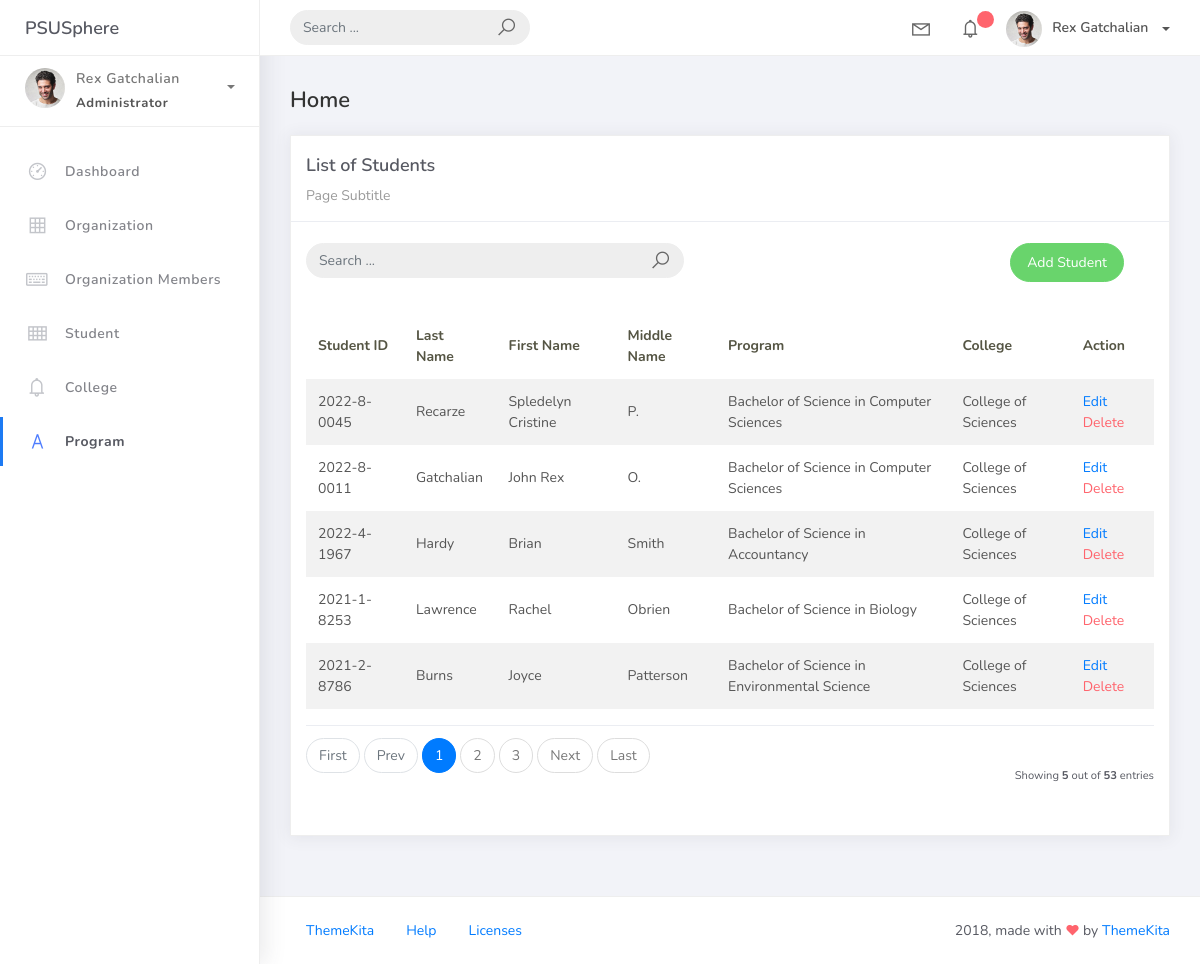
The page /student/ on the database as committed earlier.
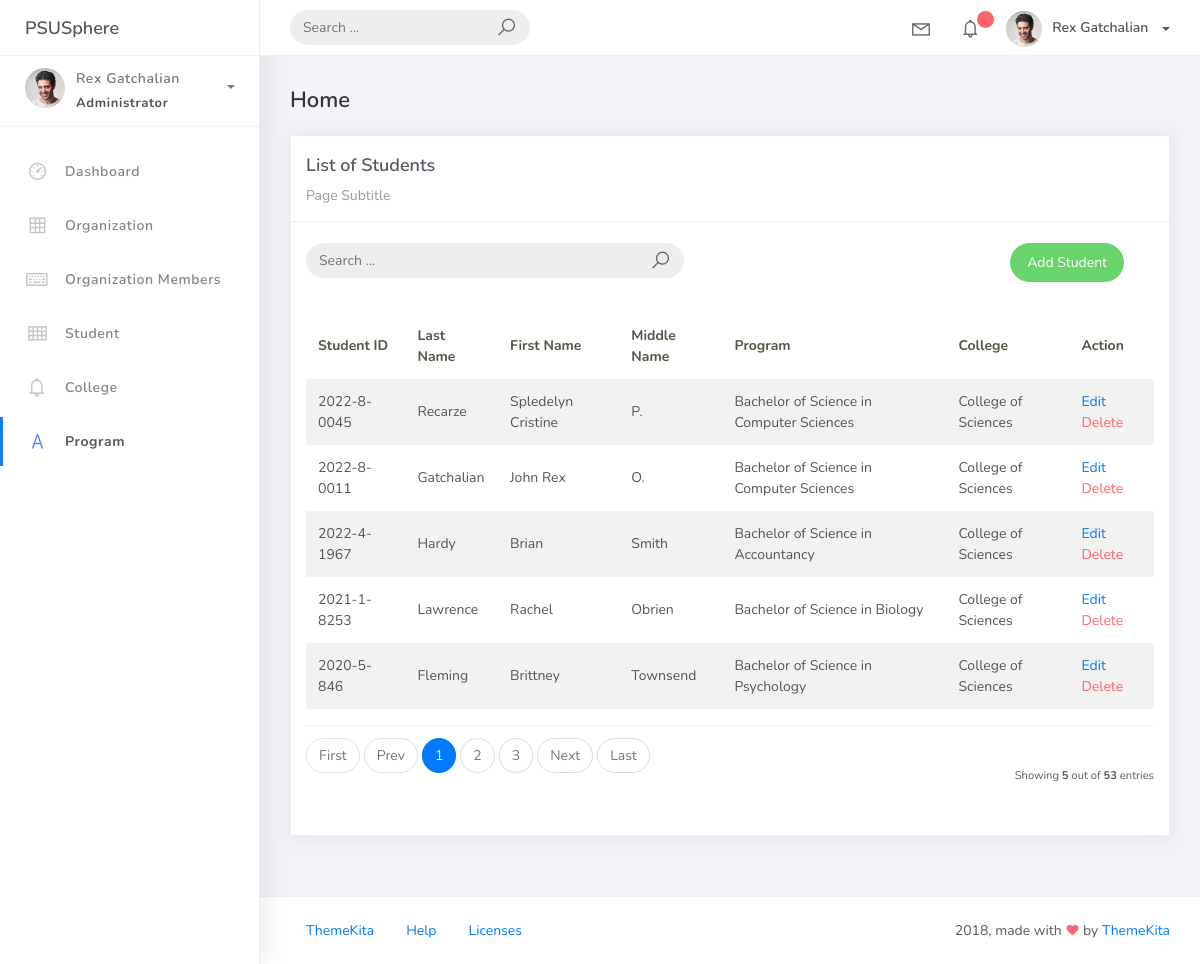
The same page on the database as committed later.
### psusphere/models.py (models this page shows, shortened)
class BaseModel(models.Model):
    created_at = models.DateTimeField(auto_now_add=True, db_index=True)
    updated_at = models.DateTimeField(auto_now=True)
    class Meta:
        abstract = True

class Student(BaseModel):
    student_id = models.CharField(max_length=15)
    lastname = models.CharField(max_length=25)
    firstname = models.CharField(max_length=25)
    middlename = models.CharField(max_length=25, blank=True, null=True)
    program = models.ForeignKey(Program, on_delete=models.CASCADE)
    college = models.ForeignKey(College, on_delete=models.CASCADE, default=1)

class Program(BaseModel):
    prog_name = models.CharField(max_length=150)
    college = models.ForeignKey(College, on_delete=models.CASCADE)
    def __str__(self):
        return self.prog_name

class College(BaseModel):
    college_name = models.CharField(max_length=150)
    def __str__(self):
        return self.college_name

### psusphere/views.py (the view, shortened to what this page needs)
# urls.py: path('student/', StudentList.as_view(), name="student"),
class StudentList(ListView):
    model = Student
    context_object_name = "student"
    template_name = "student/student.html"
    paginate_by = 5
    def get_queryset(self, *args, **kwargs):
        qs = super(StudentList, self).get_queryset(*args, **kwargs)
        return qs

### projectsite/templates/student/student.html (shortened to what this page needs)
{% extends 'base.html' %}
{% load static %}
{% block content %}
<div class="content">
    <div class="container-fluid">
        <h4 class="page-title">Home</h4>
        <div class="row">
            <div class="col-md-12">
                <div class="card">
                    <div class="card-header">
                        <div class="card-title">List of Students</div>
                        <div class="card-category">Page Subtitle</div>
                    </div>
                    <br>
                    <div class="col-md-12 row">
                        <div class="col-md-6">
                            <form class="navbar-left navbar-form nav-search mr-md-3" action="{% url 'student' %}">
                                <div class="input-group">
                                    <input type="text" placeholder="Search ..." class="form-control" name="q" value="{{request.GET.q}}"/>
                                    <div class="input-group-append">
                                        <span class="input-group-text">
                                            <i class="la la-search search-icon"></i>
                                        </span>
                                    </div>
                                </div>
                            </form>
                        </div>
                        <div class="col-md-6">
                            <div class="pull-right">
                                <a href="{% url 'student_add' %}" class="btn btn-success btn-rounded">Add Student</a>
                            </div>
                        </div>
                    </div>
                    <div class="card-body">
                        <table class="table table-striped mt-3">
                            <thead>
                                <tr>
                                    <th scope="col">Student ID</th>
                                    <th scope="col">Last Name</th>
                                    <th scope="col">First Name</th>
                                    <th scope="col">Middle Name</th>
                                    <th scope="col">Program</th>
                                    <th scope="col">College</th>
                                    <th scope="col">Action</th>
                                </tr>
                            </thead>
                            <tbody>
                                {% for object in object_list %}
                                    <tr>
                                        <td>{{ object.student_id }}</td>
                                        <td>{{ object.lastname }}</td>
                                        <td>{{ object.firstname }}</td>
                                        <td>{{ object.middlename }}</td>
                                        <td>{{ object.program }}</td>
                                        <td>{{ object.college }}</td>
                                        <td><a href="{% url 'student_edit' object.id %}">Edit</a>
                                            <a href="{% url 'student_del' object.id %}" class="text-danger">Delete</a>
                                        </td>
                                    </tr>
                                {% endfor %}
                            </tbody>
                        </table>
                        {% include 'includes/pagination.html' %}
                    </div>
                </div>
            </div>
        </div>
    </div>
</div>
{% endblock %}

### projectsite/templates/base.html (shortened to what this page needs)
{% load static %}
<!DOCTYPE html>
<html>
<head>
    <link rel="stylesheet" href="{% static 'css/bootstrap.min.css' %}">
    <link rel="stylesheet" href="{% static 'css/ready.css' %}">
    <link rel="stylesheet" href="{% static 'css/demo.css' %}">
</head>
<body>
	<div class="wrapper">
		<div class="main-header">
			<div class="logo-header">
				<a href="av-item">
					<a href="{% url 'home'%}" class="logo">
					PSUSphere
				</a>
			</div>
			<nav class="navbar navbar-header navbar-expand-lg">
				<div class="container-fluid">
					<form class="navbar-left navbar-form nav-search mr-md-3" action="">
						<div class="input-group">
							<input type="text" placeholder="Search ..." class="form-control">
							<div class="input-group-append">
								<span class="input-group-text">
									<i class="la la-search search-icon"></i>
								</span>
							</div>
						</div>
					</form>
					<ul class="navbar-nav topbar-nav ml-md-auto align-items-center">
						<li class="nav-item dropdown hidden-caret">
							<a class="nav-link dropdown-toggle" href="#" id="navbarDropdown" role="button" data-toggle="dropdown" aria-haspopup="true" aria-expanded="false">
								<i class="la la-envelope"></i>
							</a>
						</li>
						<li class="nav-item dropdown hidden-caret">
							<a class="nav-link dropdown-toggle" href="#" id="navbarDropdown" role="button" data-toggle="dropdown" aria-haspopup="true" aria-expanded="false">
								<i class="la la-bell"></i>
								<span class="notification"></span>
							</a>
						</li>
						<li class="nav-item dropdown">
							<a class="dropdown-toggle profile-pic" data-toggle="dropdown" href="#" aria-expanded="false">
								<img src="static/img/profile.jpg" alt="user-img" width="36" class="img-circle"><span >Rex Gatchalian</span></span> </a>
							</li>
						</ul>
					</div>
				</nav>
			</div>
			<div class="sidebar">
				<div class="scrollbar-inner sidebar-wrapper">
					<div class="user">
						<div class="photo">
							<img src="static/img/profile.jpg">
						</div>
						<div class="info">
							<a class="" data-toggle="collapse" href="#collapseExample" aria-expanded="true">
								<span>
									Rex Gatchalian
									<span class="user-level">Administrator</span>
									<span class="caret"></span>
								</span>
							</a>
						</div>
					</div>
					<ul class="nav">
						<li class="nav-item">
							<a href="{% url 'home'%}">
								<i class="la la-dashboard"></i>
								<p>Dashboard</p>
							</a>
						</li>
						<li class="nav-item">
							<a href="{% url 'org_list' %}">
								<i class="la la-table"></i>
								<p>Organization</p>
							</a>
						</li>
						<li class="nav-item">
							<a href="{% url 'org_mem' %}">
								<i class="la la-keyboard-o"></i>
								<p>Organization Members</p>
							</a>
						</li>
						<li class="nav-item">
							<a href="{% url 'student' %}">
								<i class="la la-th"></i>
								<p>Student</p>
							</a>
						</li>
						<li class="nav-item">
							<a href="{% url 'college' %}">
								<i class="la la-bell"></i>
								<p>College</p>
							</a>
						</li>
						<li class="nav-item active">
							<a href="{% url 'program' %}">
								<i class="la la-font"></i>
								<p>Program</p>
							</a>
					</ul>
				</div>
			</div>
			<div class="main-panel">
                {%block content%}
                {%endblock%}
				<footer class="footer">
					<div class="container-fluid">
						<nav class="pull-left">
							<ul class="nav">
								<li class="nav-item">
									<a class="nav-link" href="http://www.themekita.com">
										ThemeKita
									</a>
								</li>
								<li class="nav-item">
									<a class="nav-link" href="#">
										Help
									</a>
								</li>
								<li class="nav-item">
									<a class="nav-link" href="https://themewagon.com/license/#free-item">
										Licenses
									</a>
								</li>
							</ul>
						</nav>
						<div class="copyright ml-auto">
							2018, made with <i class="la la-heart heart text-danger"></i> by <a href="http://www.themekita.com">ThemeKita</a>
						</div>
					</div>
				</footer>
			</div>
		</div>
</body>
</html>

### projectsite/templates/includes/pagination.html (shortened to what this page needs)
{% if is_paginated %}
<div class="card-footer px-0 border-0 d-flex flex-column flex-lg-row align-items-center justify-content-between mt-3">
    <nav aria-label="Topics pagination" class="mb-4">
        <ul class="pagination">
            {% if page_obj.number > 1 %}
                <li class="page-item">
                    <a class="page-link" href="?page=1">First</a>
                </li>
            {% else %}
                <li class="page-item disabled">
                    <span class="page-link">First</span>
                </li>
            {% endif %}
            {% if page_obj.has_previous %}
                <li class="page-item">
                    <a class="page-link" href="?page={{ page_obj.previous_page_number }}">Prev</a>
                </li>
            {% else %}
                <li class="page-item disabled">
                    <span class="page-link">Prev</span>
                </li>
            {% endif %}
            {% for page_num in paginator.page_range %}
                {% if page_obj.number == page_num %}
                    <li class="page-item active">
                        <span class="page-link">
                            {{ page_num }}
                        </span>
                    </li>
                {% elif page_num > page_obj.number|add:'-3' and page_num < page_obj.number|add:'3' %}
                    <li class="page-item">
                        <a class="page-link" href="?page={{ page_num }}">{{ page_num }}</a>
                    </li>
                {% endif %}
            {% endfor %}
            {% if page_obj.has_next %}
                <li class="page-item">
                    <a class="page-link" href="?page={{ page_obj.next_page_number }}">Next</a>
                </li>
            {% else %}
                <li class="page-item disabled">
                    <span class="page-link">Next</span>
                </li>
            {% endif %}
            {% if page_obj.number != paginator.num_pages %}
                <li class="page-item">
                    <a class="page-link" href="?page={{ paginator.num_pages }}">Last</a>
                </li>
            {% else %}
                <li class="page-item disabled">
                    <span class="page-link">Last</span>
                </li>
            {% endif %}
        </ul>
    </nav>
    <div class="fw-normal small mt-4 mt-lg-0">
        Showing <b>{{ object_list.count }}</b> out of <b>{{ paginator.count }}</b> entries
    </div>
</div>
{% endif %}

### projectsite/templates/includes/message.html (shortened to what this page needs)
{% load static %}

Rows that differ between the two databases and show on the page:
no longer on this page (row unchanged): Student: student_id "2021-2-8786", lastname "Burns", firstname "Joyce", middlename "Patterson", program "Bachelor of Science in Environmental Science", college "College of Sciences"
added Student: student_id "2020-5-846", lastname "Fleming", firstname "Brittney", middlename "Townsend", program "Bachelor of Science in Psychology", college "College of Sciences"
